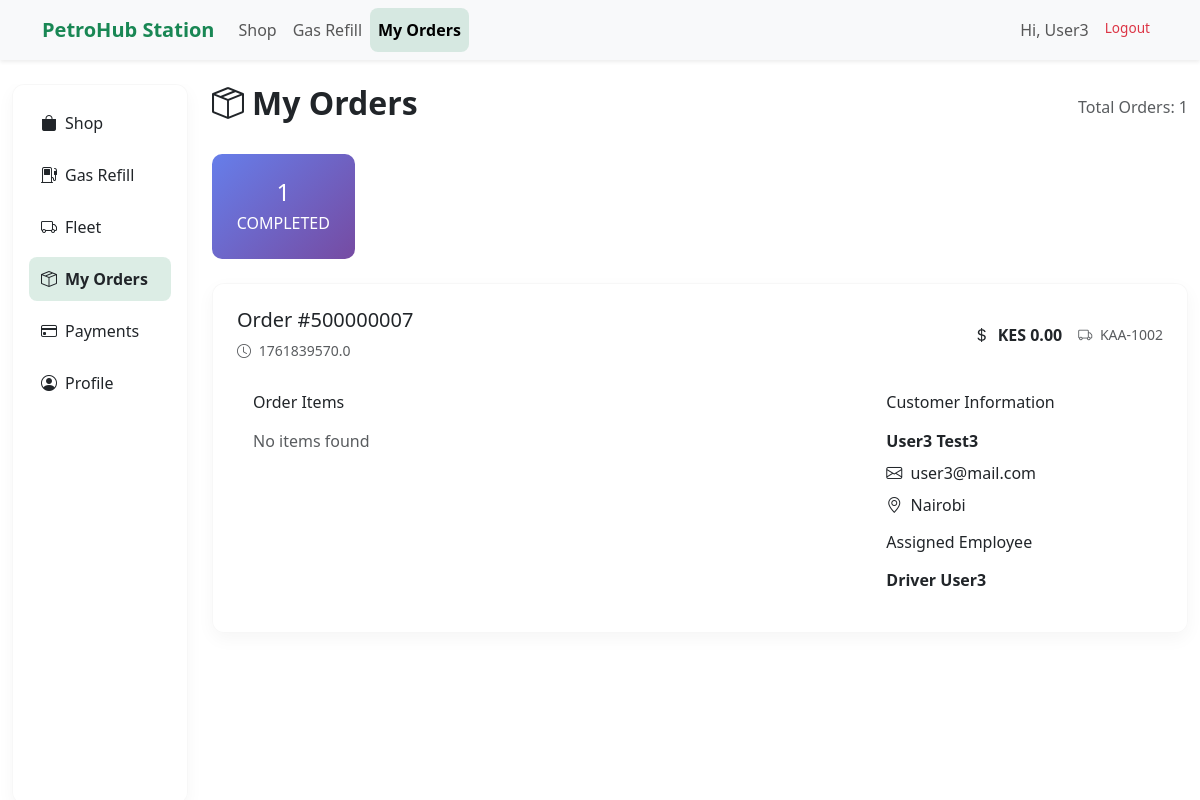
The page /vieworders (signed in) on the database its author committed.
### tables this page shows
CREATE TABLE `Users` (
    `user_id` INTEGER PRIMARY KEY NOT NULL UNIQUE,
    `first_name` TEXT NOT NULL,
    `last_name` TEXT NOT NULL,
    `phone_number` INTEGER NOT NULL,
    `email` TEXT NOT NULL UNIQUE,
    `password` TEXT NOT NULL,
    `otp` TEXT,
    `otp_timestamp` REAL,
    `location` TEXT NOT NULL, -- This is the user's general location, not ping location
    `status` TEXT NOT NULL DEFAULT 'Inactive',
    `last_login` REAL NOT NULL
);

CREATE TABLE `Orders` (
    `order_id` INTEGER PRIMARY KEY NOT NULL UNIQUE,
    `cart_id` INTEGER NOT NULL,
    `employee_id` INTEGER NOT NULL,
    `fleet_id` INTEGER NOT NULL,
    `status` TEXT NOT NULL DEFAULT 'Stage 1',
    `product_destination` TEXT,
    `product_arrival` REAL NOT NULL DEFAULT 'False',
    `otp` TEXT NOT NULL DEFAULT 'No OTP',
    `otp_timestamp` REAL NOT NULL DEFAULT '0',
    `order_timestamp` REAL NOT NULL,
    FOREIGN KEY(`cart_id`) REFERENCES `Cart`(`cart_id`),
    FOREIGN KEY(`employee_id`) REFERENCES `Employees`(`employee_id`),
    FOREIGN KEY(`fleet_id`) REFERENCES `Fleet`(`fleet_id`)
);

CREATE TABLE `Fleet` (
    `fleet_id` INTEGER PRIMARY KEY NOT NULL UNIQUE,
    `registration_number` TEXT NOT NULL UNIQUE,
    `fleet_brand` TEXT NOT NULL,
    `fleet_model` TEXT NOT NULL,
    `fleet_category` TEXT NOT NULL,
    `registration_date` REAL NOT NULL,
    `employee_id` INTEGER NOT NULL,
    `fleet_mileage` INTEGER NOT NULL,
    `chassis_number` INTEGER NOT NULL,
    `cargo_type` TEXT NOT NULL,
    `max_capacity` INTEGER NOT NULL,
    `status` TEXT NOT NULL DEFAULT 'Inactive',
    `last_login` REAL NOT NULL, last_known_location TEXT DEFAULT NULL, last_known_lat REAL DEFAULT NULL, last_known_lng REAL DEFAULT NULL, last_location_update REAL DEFAULT NULL,
    FOREIGN KEY(`employee_id`) REFERENCES `Employees`(`employee_id`)
);

CREATE TABLE `Employees` (
    `employee_id` INTEGER PRIMARY KEY NOT NULL UNIQUE,
    `first_name` TEXT NOT NULL,
    `last_name` TEXT NOT NULL,
    `phone_number` INTEGER NOT NULL,
    `email` TEXT NOT NULL UNIQUE,
    `password` TEXT NOT NULL,
    `otp` TEXT NOT NULL,
    `otp_timestamp` REAL NOT NULL,
    `location` TEXT NOT NULL, -- This is the employee's general location, not ping location
    `role` TEXT NOT NULL DEFAULT 'Customer',
    `status` TEXT NOT NULL DEFAULT 'Inactive',
    `last_login` REAL NOT NULL
);

### app.py (the view, shortened to what this page needs)
@app.route("/vieworders")
@login_required
def vieworders():
    conn = sqlite3.connect(shopfleetdb)
    conn.row_factory = sqlite3.Row
    cursor = conn.cursor()
    current_user_id = current_user.user_id
    cursor.execute("""
        SELECT o.*,
               u.first_name as customer_first_name,
               u.last_name as customer_last_name,
               u.email as customer_email,
               u.location as customer_location,
               e.first_name as employee_first_name,
               e.last_name as employee_last_name,
               f.registration_number as fleet_registration,
               c.status as cart_status
        FROM Orders o
        LEFT JOIN Cart c ON o.cart_id = c.cart_id
        LEFT JOIN Users u ON c.user_id = u.user_id
        LEFT JOIN Employees e ON o.employee_id = e.employee_id
        LEFT JOIN Fleet f ON o.fleet_id = f.fleet_id
        WHERE c.user_id = ?
        ORDER BY o.order_timestamp DESC
    """, (current_user_id,))
    orders = cursor.fetchall()
    processed_orders = []
    for order in orders:
        order_dict = dict(order)
        cart_status = order_dict.get('cart_status', '')
        parsed_items = []
        total_amount = 0
        order_dict['parsed_items'] = parsed_items
        order_dict['total_amount'] = total_amount
        processed_orders.append(order_dict)
    cursor.execute("""
        SELECT o.status, COUNT(*) as count
        FROM Orders o
        LEFT JOIN Cart c ON o.cart_id = c.cart_id
        WHERE c.user_id = ?
        GROUP BY o.status
    """, (current_user_id,))
    status_counts = cursor.fetchall()
    cursor.execute("""
        SELECT COUNT(*) as total
        FROM Orders o
        LEFT JOIN Cart c ON o.cart_id = c.cart_id
        WHERE c.user_id = ?
    """, (current_user_id,))
    total_orders = cursor.fetchone()['total']
    conn.close()
    return render_template("fleet/fleet_extend/customers/vieworders.html",
                           orders=processed_orders,
                           status_counts=status_counts,
                           current_filter=None,  # No filter for user view
                           total_orders=total_orders)

### app.py (called while the page is built, shortened)
@login_manager.user_loader
def load_user(user_id):
    conn = sqlite3.connect(shopfleetdb)
    conn.row_factory = sqlite3.Row
    cursor = conn.cursor()
    cursor.execute(
        "SELECT user_id, first_name, last_name, email, 'customer' as role FROM Users WHERE user_id = ?",
        (user_id,),
    )
    row = cursor.fetchone()
    if row:
        conn.close()
        return UserObject(row['user_id'], row['first_name'], row['last_name'], row['email'], row['role'])

### user_object.py (called while the page is built)
    @property
    def fname(self):
        if self.role != 'customer' and self.username:
            return self.username
        return self.first_name

### templates/fleet/fleet_extend/customers/vieworders.html (shortened to what this page needs)
<!DOCTYPE html>
<html lang="en">
<head>
  <link href="https://cdn.jsdelivr.net/npm/bootstrap@5.3.0/dist/css/bootstrap.min.css" rel="stylesheet"/>
  <link href="{{ url_for('static', filename='css/styles.css') }}" rel="stylesheet">
  <link rel="stylesheet" href="https://cdn.jsdelivr.net/npm/bootstrap-icons@1.10.5/font/bootstrap-icons.css">
</head>
<body>
<nav class="navbar navbar-expand-lg navbar-light bg-light shadow-sm">
  <div class="container">
    <a class="navbar-brand text-success fw-bold" href="/">PetroHub Station</a>
    <div class="collapse navbar-collapse" id="navbarNav">
      <ul class="navbar-nav me-auto">
        {% if current_user.is_authenticated %}
          {% if current_user.role == 'customer' %}
            <li class="nav-item"><a class="nav-link" href="{{ url_for('shop.shop_home') }}">Shop</a></li>
            <li class="nav-item"><a class="nav-link" href="{{ url_for('gasrefill.gas_refill_form') }}">Gas Refill</a></li>
            <li class="nav-item"><a class="nav-link active" href="{{ url_for('vieworders') }}">My Orders</a></li>
          {% endif %}
        {% else %}
          <li class="nav-item"><a class="nav-link" href="{{ url_for('shop.shop_home') }}">Shop</a></li>
          <li class="nav-item"><a class="nav-link" href="{{ url_for('gasrefill.gas_refill_form') }}">Gas Refill</a></li>
          <li class="nav-item"><a class="nav-link" href="{{ url_for('fleet.fleet_home') }}">Fleet</a></li>
        {% endif %}
      </ul>
      <ul class="navbar-nav">
        {% if current_user.is_authenticated %}
          <li class="nav-item">
            <span class="nav-link">Hi, {{ current_user.fname }}{% if current_user.role != 'customer' %} ({{ current_user.role }}){% endif %}</span>
          </li>
          <li class="nav-item">
            <a class="nav-link text-danger" href="{{ url_for('auth.logout') }}">Logout</a>
          </li>
        {% endif %}
      </ul>
    </div>
  </div>
</nav>
<div class="container-fluid mt-4">
  <div class="row">
    <div class="col-lg-2 d-none d-lg-block sidebar-container">
      <div class="glass-card p-3 h-100 sidebar-content">
        <ul class="nav flex-column">
          <li class="nav-item mb-2"><a href="{{ url_for('shop.shop_home') }}" class="nav-link text-dark"><i class="bi bi-bag-fill me-2"></i>Shop</a></li>
          <li class="nav-item mb-2"><a href="{{ url_for('gasrefill.gas_refill_form') }}" class="nav-link text-dark"><i class="bi bi-fuel-pump me-2"></i>Gas Refill</a></li>
          <li class="nav-item mb-2"><a href="{{ url_for('fleet.fleet_home') }}" class="nav-link text-dark"><i class="bi bi-truck me-2"></i>Fleet</a></li>
          <li class="nav-item mb-2"><a href="{{ url_for('vieworders') }}" class="nav-link text-dark fw-bold"><i class="bi bi-box-seam me-2"></i>My Orders</a></li>
          <li class="nav-item mb-2"><a href="#" class="nav-link text-dark"><i class="bi bi-credit-card me-2"></i>Payments</a></li>
          <li class="nav-item mb-2"><a href="#" class="nav-link text-dark"><i class="bi bi-person-circle me-2"></i>Profile</a></li>
        </ul>
      </div>
    </div>
    <div class="col-lg-10">
      <div class="d-flex justify-content-between align-items-center mb-4">
        <h2 class="fw-bold"><i class="bi bi-box-seam me-2"></i>My Orders</h2>
        <span class="text-muted">Total Orders: {{ total_orders }}</span>
      </div>
      {% if status_counts %}
      <div class="row mb-4">
        {% for status_count in status_counts %}
        <div class="col-md-2 col-sm-4">
          <div class="stats-card">
            <h4 class="mb-1">{{ status_count['count'] }}</h4>
            <p class="mb-0 text-uppercase">{{ status_count['status'] }}</p>
          </div>
        </div>
        {% endfor %}
      </div>
      {% endif %}
      {% if orders %}
        {% for order in orders %}
        <div class="order-card glass-card p-4">
        <div class="row align-items-center mb-3">
            <div class="col-md-6">
            <h5 class="mb-1">
                Order #{{ order['order_id'] }}
                <span class="badge status-badge status-{{ order['status'].lower().replace(' ', '') }}">
                </span>
            </h5>
            <small class="text-muted">
                <i class="bi bi-clock me-1"></i>
                {{ order['order_timestamp'] }}
            </small>
            </div>
            <div class="col-md-6 text-md-end">
            <div class="d-flex justify-content-md-end align-items-center gap-3">
                <span class="fw-bold">
                <i class="bi bi-currency-dollar me-1"></i>
                KES {{ "{:,.2f}".format(order['total_amount']) }}
                </span>
                {% if order['fleet_registration'] %}
                <span class="text-muted small">
                <i class="bi bi-truck me-1"></i>
                {{ order['fleet_registration'] }}
                </span>
                {% endif %}
            </div>
            </div>
        </div>
        <div class="row">
            <div class="col-md-8">
            <div class="card border-0">
                <div class="card-body p-3">
                <h6 class="card-title mb-3">Order Items</h6>
                <div class="item-list">
                    {% if order['parsed_items'] %}
                    {% for item in order['parsed_items'] %}
                    <div class="d-flex justify-content-between align-items-center py-2 border-bottom">
                        <div>
                        <strong>{{ item['name'] }}</strong>
                        <br>
                        <small class="text-muted">ID: {{ item['id'] }}</small>
                        </div>
                        <div class="text-end">
                        <span class="badge bg-secondary">Qty: {{ item['quantity'] }}</span>
                        {% if item['location'] != 'Unknown' %}
                        <br>
                        <small class="text-muted">Location: {{ item['location'] }}</small>
                        {% endif %}
                        </div>
                    </div>
                    {% endfor %}
                    {% else %}
                    <p class="text-muted mb-0">No items found</p>
                    {% endif %}
                </div>
                </div>
            </div>
            </div>
            <div class="col-md-4">
            <div class="card border-0">
                <div class="card-body p-3">
                <h6 class="card-title mb-3">Customer Information</h6>
                <div class="mb-2">
                    <strong>{{ order['customer_first_name'] }} {{ order['customer_last_name'] }}</strong>
                </div>
                <div class="mb-2">
                    <i class="bi bi-envelope me-1"></i>
                    {{ order['customer_email'] }}
                </div>
                <div class="mb-2">
                    <i class="bi bi-geo-alt me-1"></i>
                    {{ order['customer_location'] }}
                </div>
                {% if order['employee_first_name'] %}
                <div class="mt-3">
                    <h6 class="card-title mb-3">Assigned Employee</h6>
                    <div>
                    <strong>{{ order['employee_first_name'] }} {{ order['employee_last_name'] }}</strong>
                    </div>
                </div>
                {% endif %}
                </div>
            </div>
            </div>
        </div>
        </div>
        {% endfor %}
      {% endif %}
    </div>
  </div>
</div>
</body>
</html>

### static/css/styles.css (style rules this page uses)
.glass-card { background: rgba(255, 255, 255, 0.2); border-radius: 15px; box-shadow: 0 8px 32px rgba(31, 38, 135, 0.2); backdrop-filter: blur(12px); -webkit-backdrop-filter: blur(12px); border: 1px solid rgba(255, 255, 255, 0.18); transition: transform 0.2s ease, box-shadow 0.2s ease; }
.nav-link { border-radius: 8px; padding: 10px 12px; transition: background 0.2s ease; }
.nav-link:hover, .nav-link.active { background: rgba(25, 135, 84, 0.15); color: #198754; font-weight: 600; }
.text-danger { font-size: 0.85rem; color: #dc3545; }

### templates/fleet/fleet_extend/customers/vieworders.html (style rules this page uses)
.navbar { position: sticky; top: 0; z-index: 1000; box-shadow: 0 2px 10px rgba(0,0,0,0.1); }
.sidebar-container { position: sticky; top: 80px; height: calc(100vh - 80px); overflow: hidden; }
.sidebar-content { height: 100%; overflow-y: auto; }
.glass-card { background: rgba(255,255,255,0.85); border-radius: 12px; box-shadow: 0 6px 18px rgba(0,0,0,0.04); border: 1px solid rgba(0,0,0,0.03); }
.order-card { margin-bottom: 1.5rem; transition: transform 0.2s; }
.status-badge { font-size: 0.8rem; padding: 0.3rem 0.6rem; border-radius: 20px; }
.item-list { max-height: 200px; overflow-y: auto; }
.stats-card { background: linear-gradient(135deg, #667eea 0%, #764ba2 100%); color: white; border-radius: 10px; padding: 1.5rem; text-align: center; }

### rows shown on the page
Users: fname "User3"
Orders: order_id "500000007", order_timestamp "1761839570.0", total_amount "0.00", fleet_registration "KAA-1002", customer_first_name "User3", customer_last_name "Test3", customer_email "user3@mail.com", customer_location "Nairobi", employee_first_name "Driver", employee_last_name "User3"

### other values the page prints
{{ total_orders }} "1"
{{ status_count['count'] }} "1"
{{ status_count['status'] }} "COMPLETED"
